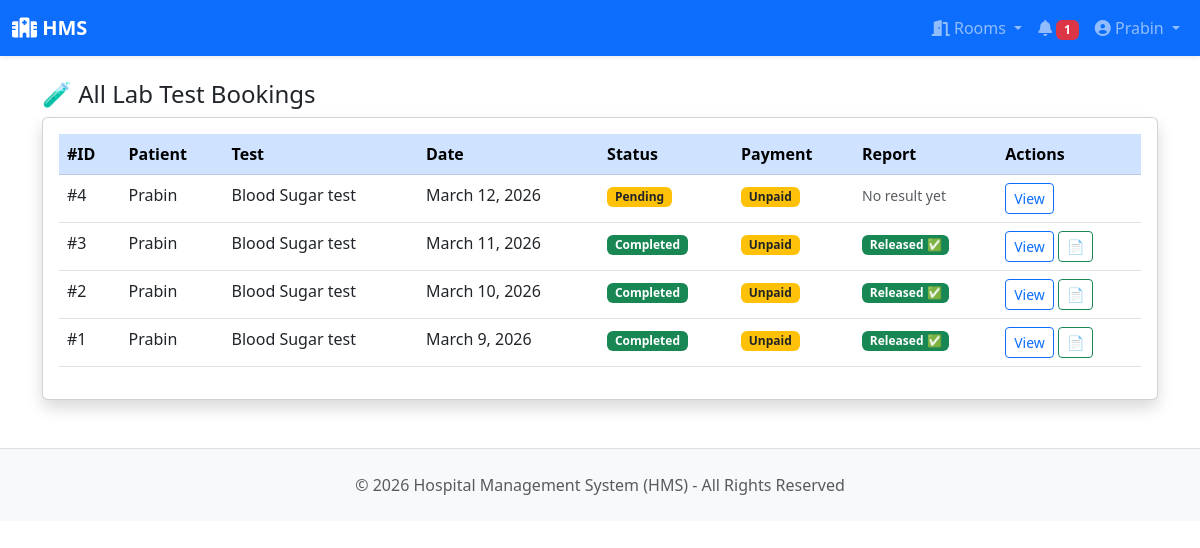
Screenshot of /lab/admin/bookings/ (signed in) with the database file from the repository.
### users/models.py (models this page shows, shortened)
class User(AbstractBaseUser, PermissionsMixin):
    ROLE_CHOICES = [
        ('PATIENT', 'Patient'),
        ('DOCTOR', 'Doctor'),
        ('RECEPTIONIST', 'Receptionist'),
        ('LAB_TECHNICIAN', 'Lab Technician'),
        ('ADMIN', 'Super Admin'),
    ]
    email = models.EmailField(unique=True)
    username = models.CharField(max_length=50)
    role = models.CharField(max_length=20, choices=ROLE_CHOICES, default='PATIENT')
    is_active = models.BooleanField(default=False)  # False until email activated
    is_staff = models.BooleanField(default=False)
    date_joined = models.DateTimeField(auto_now_add=True)
    activation_token = models.CharField(max_length=200, blank=True, null=True)
    objects = UserManager()
    USERNAME_FIELD = 'email'
    REQUIRED_FIELDS = ['username']

class PatientProfile(models.Model):
    GENDER_CHOICES = [
        ('M', 'Male'),
        ('F', 'Female'),
        ('O', 'Other'),
    ]
    BLOOD_GROUP_CHOICES = [
        ('A+', 'A+'), ('A-', 'A-'),
        ('B+', 'B+'), ('B-', 'B-'),
        ('AB+', 'AB+'), ('AB-', 'AB-'),
        ('O+', 'O+'), ('O-', 'O-'),
    ]
    user = models.OneToOneField(User, on_delete=models.CASCADE, related_name='patient_profile')
    full_name = models.CharField(max_length=100)
    phone = models.CharField(max_length=15, blank=True)
    gender = models.CharField(max_length=1, choices=GENDER_CHOICES, blank=True)
    date_of_birth = models.DateField(null=True, blank=True)
    blood_group = models.CharField(max_length=3, choices=BLOOD_GROUP_CHOICES, blank=True)
    height = models.FloatField(null=True, blank=True, help_text="Height in cm")
    weight = models.FloatField(null=True, blank=True, help_text="Weight in kg")
    image = models.ImageField(upload_to='patients/profile/', null=True, blank=True)
    address = models.TextField(blank=True)
    emergency_contact = models.CharField(max_length=15, blank=True)
    created_at = models.DateTimeField(auto_now_add=True)
    updated_at = models.DateTimeField(auto_now=True)

### lab/models.py (models this page shows, shortened)
class TestBooking(models.Model):
    STATUS_CHOICES = [
        ('PENDING', 'Pending'),
        ('SAMPLE_COLLECTED', 'Sample Collected'),
        ('PROCESSING', 'Processing'),
        ('COMPLETED', 'Completed'),
        ('REJECTED_SAMPLE', 'Rejected Sample'),
        ('CANCELLED', 'Cancelled'),
    ]
    PAYMENT_STATUS_CHOICES = [
        ('UNPAID', 'Unpaid'),
        ('PAID', 'Paid'),
    ]
    patient = models.ForeignKey(
        'users.PatientProfile',
        on_delete=models.CASCADE,
        related_name='test_bookings'
    )
    template = models.ForeignKey(
        TestTemplate,
        on_delete=models.CASCADE,
        related_name='bookings'
    )
    date = models.DateField()
    status = models.CharField(
        max_length=20,
        choices=STATUS_CHOICES,
        default='PENDING'
    )
    payment_status = models.CharField(
        max_length=10,
        choices=PAYMENT_STATUS_CHOICES,
        default='UNPAID'
    )
    amount = models.DecimalField(
        max_digits=8, decimal_places=2,
        help_text="Price at time of booking"
    )
    notes = models.TextField(blank=True)
    specimen_id = models.CharField(max_length=40, unique=True, null=True, blank=True)
    collected_by = models.ForeignKey(
        'users.User',
        on_delete=models.SET_NULL,
        null=True,
        blank=True,
        related_name='collected_samples'
    )
    collected_at = models.DateTimeField(null=True, blank=True)
    received_at = models.DateTimeField(null=True, blank=True)
    rejected_reason = models.CharField(max_length=255, blank=True)
    expected_report_at = models.DateTimeField(null=True, blank=True)
    completed_at = models.DateTimeField(null=True, blank=True)
    created_at = models.DateTimeField(auto_now_add=True)
    class Meta:
        unique_together = ['patient', 'template', 'date']
        ordering = ['-date']

class TestTemplate(models.Model):
    name = models.CharField(max_length=200, unique=True)
    description = models.TextField(blank=True)
    preparation = models.TextField(
        blank=True,
        help_text="Instructions before test e.g. Fast for 8 hours"
    )
    price = models.DecimalField(max_digits=8, decimal_places=2)
    duration_minutes = models.IntegerField(
        default=30,
        help_text="How long the test takes"
    )
    is_available = models.BooleanField(default=True)
    created_at = models.DateTimeField(auto_now_add=True)
    class Meta:
        ordering = ['name']

### lab/views.py (the view)
# urls.py: path('admin/bookings/', views.admin_bookings, name='admin_bookings'),
@login_required
def admin_bookings(request):
    if request.user.role != 'ADMIN':
        messages.error(request, 'Access denied.')
        return redirect('users:dashboard')
    bookings = TestBooking.objects.all().select_related(
        'patient', 'template'
    ).order_by('-date')
    return render(request, 'lab/admin_bookings.html', {'bookings': bookings})

### notifications/context_processors.py (called while the page is built)
def unread_notifications(request):
    if request.user.is_authenticated:
        count = Notification.objects.filter(recipient=request.user, is_read=False).count()
        return {'unread_notification_count': count}
    return {'unread_notification_count': 0}

### templates/lab/admin_bookings.html (shortened to what this page needs)
{% extends 'base.html' %}
{% block content %}
<h4>🧪 All Lab Test Bookings</h4>
<div class="card shadow">
    <div class="card-body">
        <table class="table table-hover">
            <thead class="table-primary">
                <tr><th>#ID</th><th>Patient</th><th>Test</th><th>Date</th><th>Status</th><th>Payment</th><th>Report</th><th>Actions</th></tr>
            </thead>
            <tbody>
                {% for booking in bookings %}
                <tr>
                    <td>#{{ booking.id }}</td>
                    <td>{{ booking.patient.full_name }}</td>
                    <td>{{ booking.template.name }}</td>
                    <td>{{ booking.date }}</td>
                    <td>
                        {% if booking.status == 'PENDING' %}<span class="badge bg-warning text-dark">Pending</span>
                        {% elif booking.status == 'SAMPLE_COLLECTED' %}<span class="badge bg-info">Sample Collected</span>
                        {% elif booking.status == 'PROCESSING' %}<span class="badge bg-primary">Processing</span>
                        {% elif booking.status == 'COMPLETED' %}<span class="badge bg-success">Completed</span>
                        {% elif booking.status == 'REJECTED_SAMPLE' %}<span class="badge bg-danger">Rejected Sample</span>
                        {% elif booking.status == 'CANCELLED' %}<span class="badge bg-danger">Cancelled</span>
                        {% endif %}
                    </td>
                    <td>{% if booking.payment_status == 'PAID' %}<span class="badge bg-success">Paid</span>{% else %}<span class="badge bg-warning text-dark">Unpaid</span>{% endif %}</td>
                    <td>
                        {% if booking.result %}
                            {% if booking.result.is_released %}
                                <span class="badge bg-success">Released ✅</span>
                            {% endif %}
                        {% else %}
                            <span class="text-muted small">No result yet</span>
                        {% endif %}
                    </td>
                    <td>
                        <a href="{% url 'lab:booking_detail' booking.pk %}" class="btn btn-sm btn-outline-primary">View</a>
                        {% if booking.result %}
                        <a href="{% url 'lab:download_report' booking.result.pk %}" class="btn btn-sm btn-outline-success">📄</a>
                        {% endif %}
                    </td>
                </tr>
                {% empty %}
                <tr><td colspan="8" class="text-center text-muted py-4">No bookings yet.</td></tr>
                {% endfor %}
            </tbody>
        </table>
    </div>
</div>
{% endblock %}

### templates/base.html (shortened to what this page needs)
<!DOCTYPE html>
<html lang="en">
<head>
    <link href="https://cdn.jsdelivr.net/npm/bootstrap@5.3.0/dist/css/bootstrap.min.css" rel="stylesheet">
    <link href="https://cdnjs.cloudflare.com/ajax/libs/font-awesome/6.0.0/css/all.min.css" rel="stylesheet">
</head>
<body>
{% if user.is_authenticated %}
<nav class="navbar navbar-expand-lg navbar-dark bg-primary sticky-top shadow-sm">
    <div class="container-fluid">
        <a class="navbar-brand fw-bold" href="{% url 'users:dashboard' %}">
            <i class="fas fa-hospital"></i> HMS
        </a>
        <div class="collapse navbar-collapse" id="navbarNav">
            <div class="navbar-nav ms-auto">
                {% if user.role == 'PATIENT' or user.role == 'DOCTOR' or user.role == 'RECEPTIONIST' or user.role == 'ADMIN' %}
                <div class="nav-item dropdown">
                    <a class="nav-link dropdown-toggle" href="#" id="roomsDropdown" role="button" data-bs-toggle="dropdown">
                        <i class="fas fa-door-open"></i> Rooms
                    </a>
                </div>
                {% endif %}
                <a class="nav-link" href="{% url 'notifications:notification_list' %}" title="Notifications">
                    <i class="fas fa-bell"></i>
                    {% if unread_notification_count > 0 %}
                        <span class="badge bg-danger">{{ unread_notification_count }}</span>
                    {% endif %}
                </a>
                <div class="nav-item dropdown">
                    <a class="nav-link dropdown-toggle" href="#" id="userDropdown" role="button" data-bs-toggle="dropdown">
                        <i class="fas fa-user-circle"></i> {{ user.first_name|default:user.username }}
                    </a>
                </div>
            </div>
        </div>
    </div>
</nav>
{% endif %}
<div class="{% if user.is_authenticated %}container{% else %}container-fluid{% endif %} mt-4">
    {% block content %}{% endblock %}
</div>
<footer class="bg-light text-muted py-4 mt-5 border-top">
    <div class="container text-center">
        <p class="mb-0">&copy; 2026 Hospital Management System (HMS) - All Rights Reserved</p>
    </div>
</footer>
<link href="https://cdnjs.cloudflare.com/ajax/libs/font-awesome/6.0.0/css/all.min.css" rel="stylesheet">
</body>
</html>

### rows the page displays
User: first_name "Prabin"
TestBooking: id "4", patient.full_name "Prabin", template.name "Blood Sugar test", date "March 12, 2026", status "Pending", payment_status "Unpaid", shows "No result yet"
TestBooking: id "3", patient.full_name "Prabin", template.name "Blood Sugar test", date "March 11, 2026", status "Completed", payment_status "Unpaid", shows "Released ✅"
TestBooking: id "2", patient.full_name "Prabin", template.name "Blood Sugar test", date "March 10, 2026", status "Completed", payment_status "Unpaid", shows "Released ✅"
TestBooking: id "1", patient.full_name "Prabin", template.name "Blood Sugar test", date "March 9, 2026", status "Completed", payment_status "Unpaid", shows "Released ✅"

### other values shown
{{ unread_notification_count }} "1"
